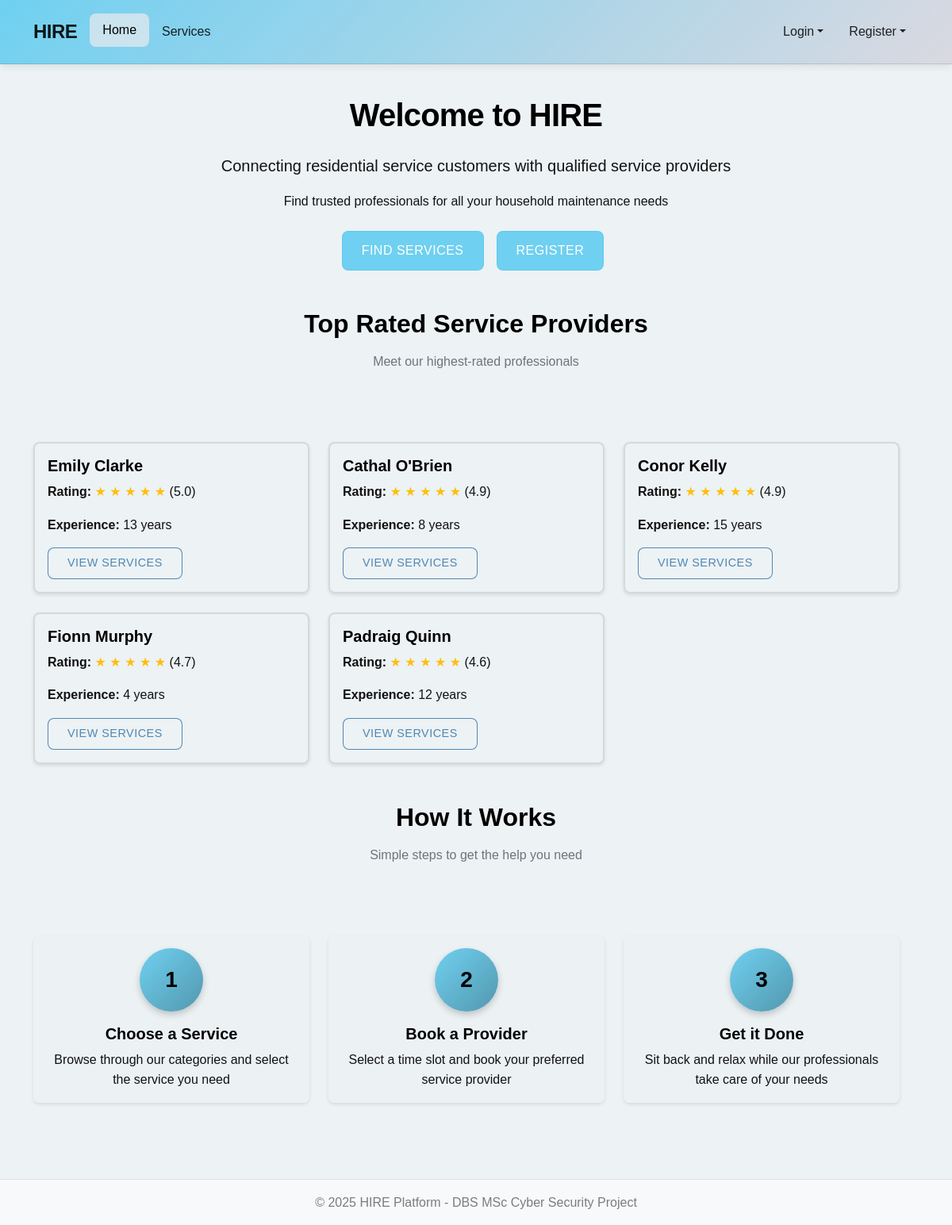
The page / on the database its author committed.
### models.py (models this page shows, shortened)
class Provider(db.Model):
    __tablename__ = 'providers'
    id = db.Column(db.Integer, primary_key=True)
    email = db.Column(db.String(100), unique=True, nullable=False)
    phone = db.Column(db.String(15), unique=True, nullable=False)
    password_hash = db.Column(db.String(128), nullable=False)
    first_name = db.Column(db.String(50), nullable=False)
    last_name = db.Column(db.String(50), nullable=False)
    verification_document = db.Column(db.String(255), nullable=False)
    experience_years = db.Column(db.Integer, default=0)
    is_available = db.Column(db.Boolean, default=True)
    avg_rating = db.Column(db.Float, nullable=True)
    is_verified = db.Column(db.Boolean, default=False)
    created_at = db.Column(db.DateTime, default=datetime.utcnow)
    addresses = db.relationship('Address', backref='provider', lazy=True,
                              foreign_keys='Address.provider_id')
    services = db.relationship('ProviderCategory', backref='provider', lazy=True)
    bookings = db.relationship('Booking', backref='provider', lazy=True)
    def get_full_name(self):
        return f"{self.first_name} {self.last_name}"

### routes.py (the view)
@main_bp.route('/')
def index():
    categories = ServiceCategory.query.all()
    top_providers = Provider.query.filter(Provider.avg_rating.isnot(None)).order_by(Provider.avg_rating.desc()).limit(5).all()
    return render_template('index.html', categories=categories, top_providers=top_providers, user=get_current_user())

### app.py (called while the page is built)
@app.context_processor
def inject_env_variables():
    return dict(
        GOOGLE_MAPS_API_KEY=os.getenv('GOOGLE_MAPS_API_KEY')
    )

@app.context_processor
def utility_processor():
    def format_datetime(value, format='%d %b, %Y %H:%M'):
        """Format a datetime object to string"""
        if value is None:
            return ""
        return value.strftime(format)
    def format_currency(value):
        """Format a number as currency"""
        if value is None:
            return "$0.00"
        return f"${value:.2f}"
    return dict(
        format_datetime=format_datetime,
        format_currency=format_currency
    )

### routes.py (called while the page is built)
def get_current_user():
    user_id = session.get('user_id')
    user_type = session.get('user_type')
    if not user_id or not user_type:
        return None
    if user_type == 'customer':
        return Customer.query.get(user_id)
    elif user_type == 'provider':
        return Provider.query.get(user_id)
    return None

### templates/index.html (shortened to what this page needs)
{% extends "base.html" %}
{% block content %}
<div class="row mb-5">
    <div class="col-md-8 offset-md-2 text-center">
        <h1 class="display-4 mb-4">Welcome to HIRE</h1>
        <p class="lead">Connecting residential service customers with qualified service providers</p>
        <p class="mb-4">Find trusted professionals for all your household maintenance needs</p>
        <div class="d-grid gap-2 d-md-flex justify-content-md-center">
            <a href="{{ url_for('service.service_list') }}" class="btn btn-primary btn-lg px-4 me-md-2">Find Services</a>
            {% if not user %}
            <a href="{{ url_for('customer.register') }}" class="btn btn-primary btn-lg px-4 me-md-2">Register</a>
            {% endif %}
        </div>
    </div>
</div>
{% if top_providers %}
<div class="row mb-5">
    <div class="col-12 text-center mb-4">
        <h2>Top Rated Service Providers</h2>
        <p class="text-muted">Meet our highest-rated professionals</p>
    </div>
    <div class="row row-cols-1 row-cols-md-3 g-4">
        {% for provider in top_providers %}
        <div class="col">
            <div class="card h-100">
                <div class="card-body">
                    <h5 class="card-title">{{ provider.get_full_name() }}</h5>
                    <p class="card-text">
                        <strong>Rating:</strong>
                        {% for i in range(5) %}
                            {% if i < provider.avg_rating|int %}
                                <span class="text-warning">★</span>
                            {% elif i < provider.avg_rating|round(0, 'ceil')|int and (provider.avg_rating % 1) >= 0.5 %}
                                <span class="text-warning">★</span>
                            {% else %}
                                <span class="text-secondary">★</span>
                            {% endif %}
                        {% endfor %}
                        ({{ provider.avg_rating|round(1) }})
                    </p>
                    <p class="card-text"><strong>Experience:</strong> {{ provider.experience_years }} years</p>
                    <a href="{{ url_for('service.service_list') }}" class="btn btn-sm btn-outline-primary">View Services</a>
                </div>
            </div>
        </div>
        {% endfor %}
    </div>
</div>
{% endif %}
<div class="row mb-5">
    <div class="col-12 text-center mb-4">
        <h2>How It Works</h2>
        <p class="text-muted">Simple steps to get the help you need</p>
    </div>
    <div class="row row-cols-1 row-cols-md-3 g-4">
        <div class="col">
            <div class="card h-100 border-0">
                <div class="card-body text-center">
                    <div class="bg-light rounded-circle mx-auto d-flex align-items-center justify-content-center mb-3" style="width: 80px; height: 80px;">
                        <h3 class="m-0">1</h3>
                    </div>
                    <h5 class="card-title">Choose a Service</h5>
                    <p class="card-text">Browse through our categories and select the service you need</p>
                </div>
            </div>
        </div>
        <div class="col">
            <div class="card h-100 border-0">
                <div class="card-body text-center">
                    <div class="bg-light rounded-circle mx-auto d-flex align-items-center justify-content-center mb-3" style="width: 80px; height: 80px;">
                        <h3 class="m-0">2</h3>
                    </div>
                    <h5 class="card-title">Book a Provider</h5>
                    <p class="card-text">Select a time slot and book your preferred service provider</p>
                </div>
            </div>
        </div>
        <div class="col">
            <div class="card h-100 border-0">
                <div class="card-body text-center">
                    <div class="bg-light rounded-circle mx-auto d-flex align-items-center justify-content-center mb-3" style="width: 80px; height: 80px;">
                        <h3 class="m-0">3</h3>
                    </div>
                    <h5 class="card-title">Get it Done</h5>
                    <p class="card-text">Sit back and relax while our professionals take care of your needs</p>
                </div>
            </div>
        </div>
    </div>
</div>
{% endblock %}

### templates/base.html (shortened to what this page needs)
<!DOCTYPE html>
<html lang="en">
<head>
    <link href="https://cdn.jsdelivr.net/npm/bootstrap@5.2.3/dist/css/bootstrap.min.css" rel="stylesheet">
    <link rel="stylesheet" href="{{ url_for('static', filename='css/style.css') }}">
</head>
<body>
        <nav class="navbar navbar-expand-lg navbar-light bg-white">
            <div class="container">
                <a class="navbar-brand" href="{{ url_for('main.index') }}">HIRE</a>
                <div class="collapse navbar-collapse" id="navbarNav">
                    <ul class="navbar-nav me-auto">
                        <li class="nav-item">
                            <a class="nav-link" href="{{ url_for('main.index') }}">Home</a>
                        </li>
                        <li class="nav-item">
                            <a class="nav-link" href="{{ url_for('service.service_list') }}">Services</a>
                        </li>
                    </ul>
                    <ul class="navbar-nav">
                        {% if session.get('user_type') %}
                            {% if session.get('user_type') == 'customer' %}
                                <li class="nav-item">
                                    <a class="nav-link" href="{{ url_for('customer.dashboard') }}">Dashboard</a>
                                </li>
                            {% elif session.get('user_type') == 'provider' %}
                                <li class="nav-item">
                                    <a class="nav-link" href="{{ url_for('provider.dashboard') }}">Dashboard</a>
                                </li>
                            {% endif %}
                            <li class="nav-item">
                                <a class="nav-link" href="{{ url_for('main.logout') }}">Logout</a>
                            </li>
                        {% else %}
                            <li class="nav-item dropdown">
                                <a class="nav-link dropdown-toggle" href="#" id="loginDropdown" role="button" data-bs-toggle="dropdown">Login</a>
                            </li>
                            <li class="nav-item dropdown">
                                <a class="nav-link dropdown-toggle" href="#" id="registerDropdown" role="button" data-bs-toggle="dropdown">Register</a>
                            </li>
                        {% endif %}
                    </ul>
                </div>
            </div>
        </nav>
    <div class="container mt-4 mb-5">
        {% block content %}{% endblock %}
    </div>
    <footer class="footer mt-auto py-3">
        <div class="container text-center">
            <span class="text-muted">© 2025 HIRE Platform - DBS MSc Cyber Security Project</span>
        </div>
    </footer>
</body>
</html>

### static/css/style.css (style rules this page uses)
:root { --primary-color: #58caf0d6; --secondary-color: #200b7bb7; --accent-color: #3586a1d6; --light-color: #121212; --dark-color: #dad9e1; --darker-color: #b0cfdb; --surface-color: #edf2f4f7; --surface-color-hover: #cae6ef; --success-color: #2dc653; --warning-color: #ffbe0b; --danger-color: #a52b2d8e; --border-radius: 0.5rem; --box-shadow: 0 0.5rem 1rem rgba(0, 0, 0, 0.1); --transition: all 0.3s ease; }
body { min-height: 100vh; display: flex; flex-direction: column; font-family: 'DotGothic16', sans-serif; color: var(--light-color); background-color: var(--surface-color); line-height: 1.6; }
h1, h2, h3, h4, h5, h6 { font-family: 'DotGothic16', sans-serif; font-weight: 700; margin-bottom: 1rem; color: black; }
.display-4 { font-size: 2.5rem; font-weight: 700; letter-spacing: -0.02em; }
.lead { font-size: 1.25rem; font-weight: 400; }
.navbar { background: linear-gradient(135deg, #58caf0d6, #dad9e1 ) !important; border-bottom: 1px solid rgba(0, 0, 0, 0.1); box-shadow: 0 2px 10px rgba(0, 0, 0, 0.1); padding: 1rem 0; }
.navbar-brand { font-weight: 700; font-size: 1.5rem; letter-spacing: -0.5px; }
.navbar-light .navbar-nav .nav-link { color: rgba(0, 0, 0, 0.85); font-weight: 500; padding: 0.5rem 1rem; border-radius: var(--border-radius); transition: var(--transition); }
.navbar-light .navbar-nav .nav-link:hover, .navbar-light .navbar-nav .nav-link.active { color: black; background-color: #f5efefa5; transform: translateY(-2px); }
.btn { border-radius: var(--border-radius); padding: 0.5rem 1.5rem; font-weight: 500; transition: var(--transition); text-transform: uppercase; letter-spacing: 0.5px; font-size: 0.9rem; }
.btn-primary { background-color: var(--primary-color); border-color: var(--primary-color); color: white; }
.btn-outline-primary { color: #266da6cc; border-color: #266da6cc; background-color: var(--surface-color); }
.btn-lg { padding: 0.75rem 2rem; font-size: 1rem; }
.card { border-radius: var(--border-radius); border: 2px solid rgba(0, 0, 0, 0.1); background-color: var(--surface-color); box-shadow: 0 0.125rem 0.25rem rgba(0, 0, 0, 0.1); transition: var(--transition); overflow: hidden; color: var(--light-color); }
.card-title { color: black; }
.text-warning { color: var(--warning-color) !important; }
.bg-light.rounded-circle { background: linear-gradient(135deg, var(--primary-color), var(--accent-color)) !important; color: white; box-shadow: 0 0.25rem 0.5rem rgba(0, 0, 0, 0.2); transition: var(--transition); }
.footer { background-color: #f8f9fa !important; color: var(--light-color); padding: 2rem 0; margin-top: auto; border-top: 1px solid rgba(0, 0, 0, 0.1); }
.footer .text-muted { color: rgba(0, 0, 0, 0.5) !important; }
.display-4, .lead, .btn-lg { animation: fadeIn 1s ease-out; }

### rows shown on the page
Provider: get_full_name "Emily Clarke", avg_rating "5.0", experience_years "13"
Provider: get_full_name "Cathal O'Brien", avg_rating "4.9", experience_years "8"
Provider: get_full_name "Conor Kelly", avg_rating "4.9", experience_years "15"
Provider: get_full_name "Fionn Murphy", avg_rating "4.7", experience_years "4"
Provider: get_full_name "Padraig Quinn", avg_rating "4.6", experience_years "12"
